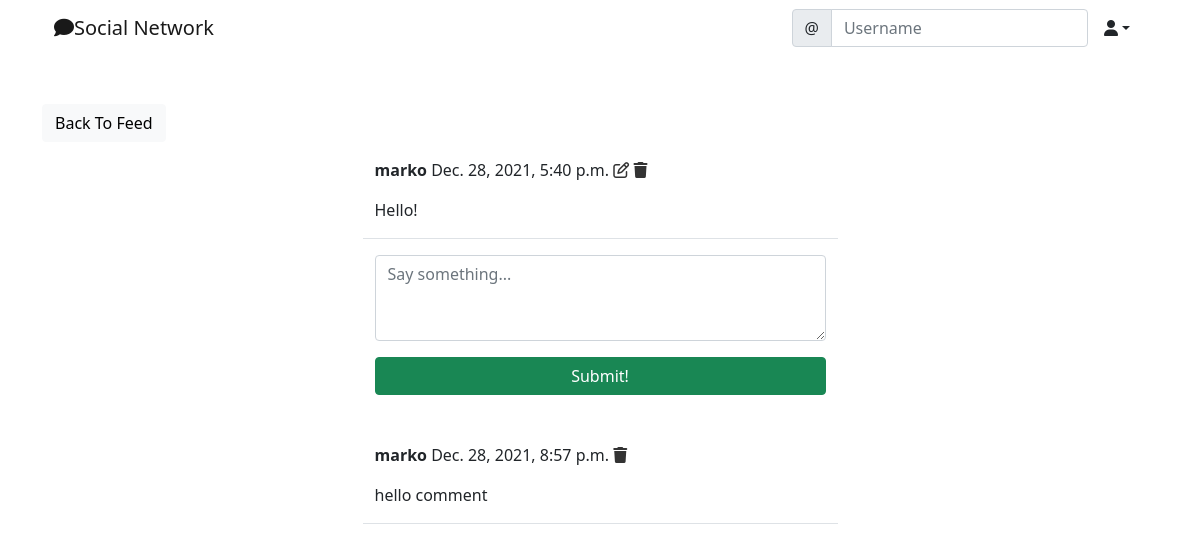
Page /social/post/3 (signed in) on the committed database.
### social/models.py (models this page shows)
class Post(models.Model):
    body = models.TextField()
    created_on = models.DateTimeField(default=timezone.now)
    author = models.ForeignKey(User, on_delete=models.CASCADE)

class Comment(models.Model):
    comment = models.TextField()
    created_on = models.DateTimeField(default=timezone.now)
    author = models.ForeignKey(User, on_delete=models.CASCADE)
    post = models.ForeignKey('Post', on_delete=models.CASCADE)

### social/views.py (the view, shortened to what this page needs)
# urls.py: path('post/<int:pk>', PostDetailView.as_view(), name='post-detail'),
class PostDetailView(LoginRequiredMixin, View):
    def get(self, request, pk, *args, **kwargs):
        post = Post.objects.get(pk=pk)
        form = CommentForm()
        comments = Comment.objects.filter(post=post).order_by('-created_on')
        context = {
            'post': post,
            'form': form,
            'comments': comments,
        }
        return render(request, 'social/post_detail.html', context)

### social/forms.py
class CommentForm(forms.ModelForm):
    comment = forms.CharField(
        label='',
        widget=forms.Textarea(attrs={
            'rows': 3,
            'placeholder': 'Say something...',
        })
    )
    class Meta:
        model = Comment
        fields = ['comment']

### social/templates/social/post_detail.html (shortened to what this page needs)
{% extends 'landing/base.html' %}
{% load crispy_forms_tags %}
{% block content %}
    <div class="container">
        <div class="row mt-5">
            <div class="col-md-5 col-sm-6">
                <a href="{% url 'post-list' %}" class="btn btn-light">Back To Feed</a>
            </div>
        </div>
        <div class="row justify-content-center mt-3">
            <div class="col-md-5 col-sm-12 border-bottom">
                <p>
                    <strong>{{post.author}}</strong> {{post.created_on}}
                    {% if request.user == post.author %}
                        <a href="{% url 'post-edit' post.pk %}" style="color: #333;"><i class="far fa-edit"></i></a>
                        <a href="{% url 'post-delete' post.pk %}" style="color: #333;"><i class="fas fa-trash"></i></a>
                    {% endif %}
                </p>
                <p>{{post.body}}</p>
            </div>
        </div>
        <div class="row justify-content-center mt-3 mb-5">
            <div class="col-md-5 col-sm-12">
                <form method="POST">
                    {{form | crispy}}
                    <div class="d-grid gap-2">
                        <button class="btn btn-success mt-3">Submit!</button>
                    </div>
                </form>
            </div>
        </div>
        {% for comment in comments %}
        <div class="row justify-content-center mt-3 mb-5">
            <div class="col-md-5 col-sm-12 border-bottom">
                <p>
                    <strong>{{comment.author}}</strong> {{comment.created_on}}
                    {% if request.user == comment.author %}
                        <a href="{% url 'comment-delete' post.pk comment.pk %}" style="color: #333;"><i class="fas fa-trash"></i></a>
                    {% endif %}
                </p>
                <p>{{comment.comment}}</p>
            </div>
        </div>
        {% endfor %}
    </div>
{% endblock content %}

### rows in the picture
Post: author "marko", created_on "Dec. 28, 2021, 5:40 p.m.", body "Hello!"
Comment: author "marko", created_on "Dec. 28, 2021, 8:57 p.m.", comment "hello comment"
